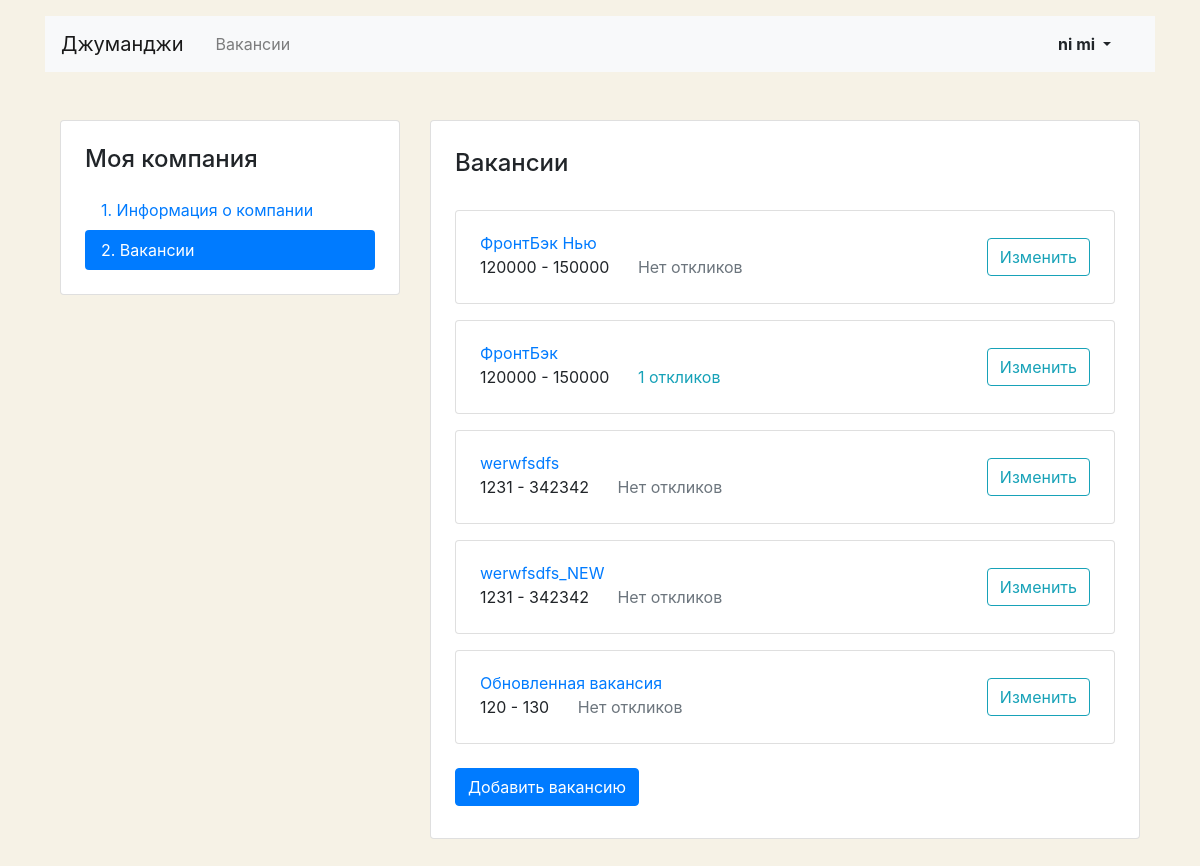
The app's page /mycompany/vacancies/ (signed in), older data.
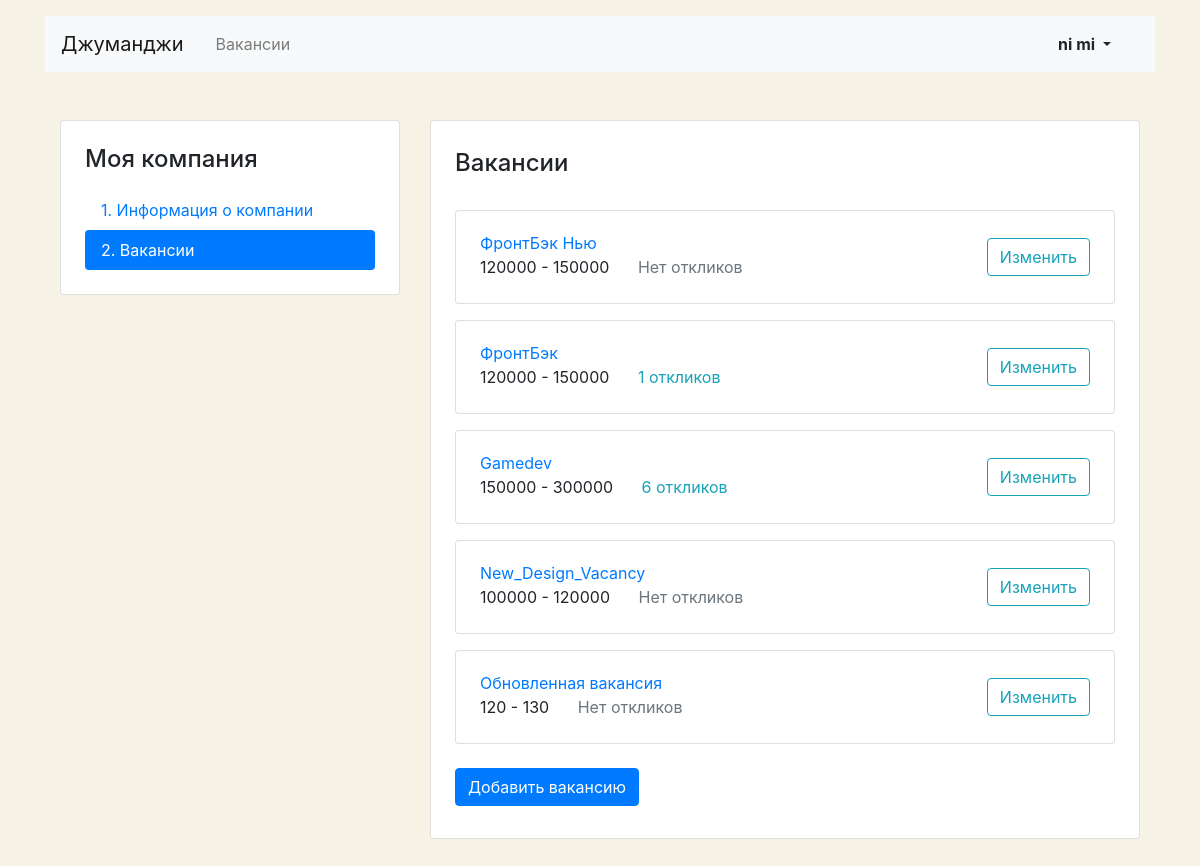
The same page, newer data.
### job/models.py (models this page shows)
class Vacancy(models.Model):
    title = models.CharField(max_length=64)
    specialty = models.ForeignKey(Specialty, on_delete=models.CASCADE, related_name='vacancies', null=True)
    company = models.ForeignKey(Company, on_delete=models.CASCADE, related_name='vacancies')
    skills = models.CharField(max_length=64)
    description = models.CharField(max_length=32)
    salary_min = models.IntegerField()
    salary_max = models.IntegerField()
    published_at = models.DateField(max_length=32, null=True)

### job/views/account.py (the view)
# urls.py: path('mycompany/vacancies/', MyCompanyVacanciesView.as_view(), name='vacancy_edit'),
@method_decorator(login_required, name='dispatch')
class MyCompanyVacanciesView(View):
    def get(self, request):
        if not Company.objects.filter(owner__id=request.user.id):
            return redirect('my_company')
        vacancies = Vacancy.objects.filter(company_id=request.user.company.id) \
            .values('id', 'title', 'salary_min', 'salary_max') \
            .annotate(applications_count=Count('applications'))
        context = {
            'vacancies': vacancies
        }
        return render(request, 'job/vacancy-list.html', context)

### job/templates/job/vacancy-list.html (shortened to what this page needs)
{% extends 'job/base.html' %}
{% block content %}
<main class="container mt-3 pb-5">
  <div class="row mt-5">
    {% include 'job/MyCompany_sidebar_menu.html' %}
    <div class="col-12 col-lg-8">
      <div class="card">
        <div class="card-body px-4 pb-4">
          <section class="tab-pane fade show active">
            <h2 class="h4 pt-2 pb-3">Вакансии</h2>
            {% for vacancy in vacancies %}
            <div class="card mt-3">
              <div class="card-body px-4">
                <div class="row align-items-center">
                  <div class="col-6 col-lg-8">
                    <a href="/vacancies/{{ vacancy.id }}/" class="mb-1">{{ vacancy.title }}</a>
                    <p class="mb-1">
                      <span class="mr-4">{{ vacancy.salary_min }} - {{ vacancy.salary_max }}</span>
                      {% if vacancy.applications_count %}
                      <a href="/mycompany/vacancies/{{ vacancy.id }}#applications" class="text-info">{{ vacancy.applications_count }} откликов</a>
                      {% else %}
                      <span class="text-muted">Нет откликов</span>
                      {% endif %}
                    </p>
                  </div>
                  <div class="col-6 col-lg-4 text-right">
                    <a href="/mycompany/vacancies/{{ vacancy.id }}/" class="btn btn-outline-info">Изменить</a>
                  </div>
                </div>
              </div>
            </div>
            {% endfor %}
          </section>
          <a href="{% url 'vacancy_create' %}" class="btn btn-primary mt-4 mb-2">Добавить вакансию</a>
        </div>
      </div>
    </div>
  </div>
</main>
{% endblock %}

Row changes from the older to the newer data that the page shows:
changed Vacancy: title "werwfsdfs" → "Gamedev"; salary_min "1231" → "150000"; salary_max "342342" → "300000"; applications_count (not shown) → "6"; text "Нет откликов" → "откликов"
changed Vacancy: title "werwfsdfs_NEW" → "New_Design_Vacancy"; salary_min "1231" → "100000"; salary_max "342342" → "120000"
